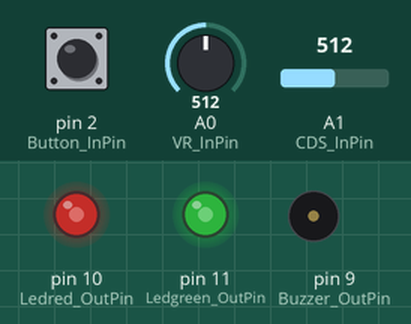
Bench run of a sketch on a simulated Arduino Uno, built with avr-gcc and run on an emulated ATmega328P. Parts: output pins drawn as LEDs (lit = HIGH), buzzer (waves = sounding). The inputs (shaded band) are chosen by the test bench; at power-on: pin 2 (Button_InPin) LOW, A0 (VR_InPin) = 512, A1 (CDS_InPin) = 512. Pins used as bus, display or sensor lines are not drawn.

Above: at 1.2 s.
1.3 s: pin 2 (Button_InPin) pulled HIGH for 0.15 s
At 4.2 s:
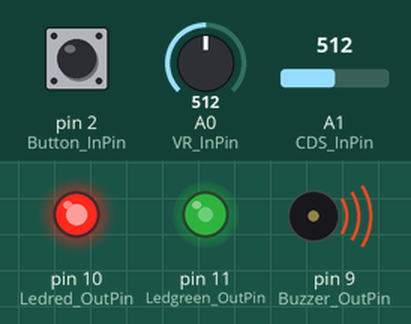
4.3 s: A0 (VR_InPin) set to 716
7.3 s: A1 (CDS_InPin) set to 306
At 10.1 s:
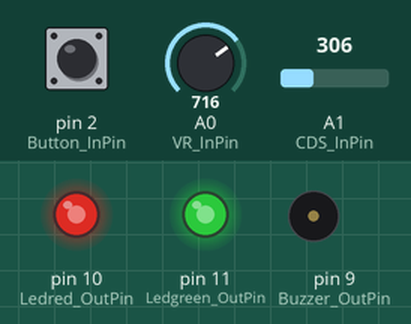
10.3 s: A0 (VR_InPin) set to 900
At 10.9 s:
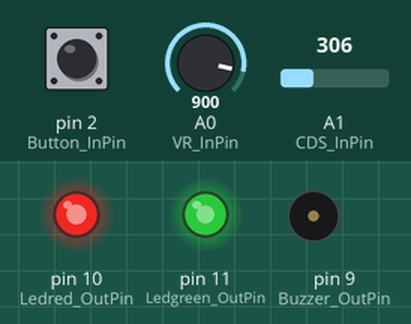
11.8 s: A1 (CDS_InPin) set to 122
At 13.0 s:
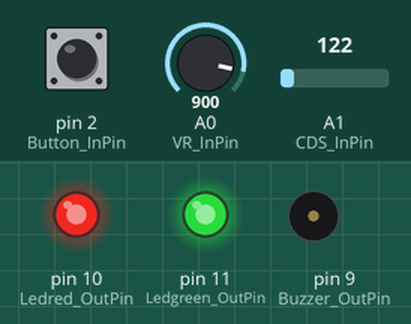
13.3 s: pin 2 (Button_InPin) pulled HIGH for 1 s
At 16.5 s:
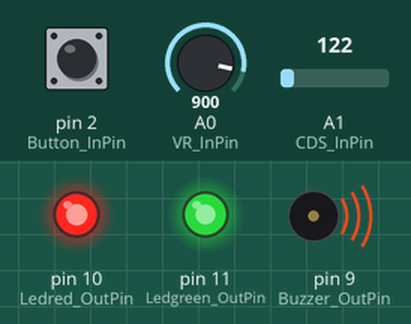
Timing chart, 0 to 17.3 s (numbered marks = the images above; inputs shaded):
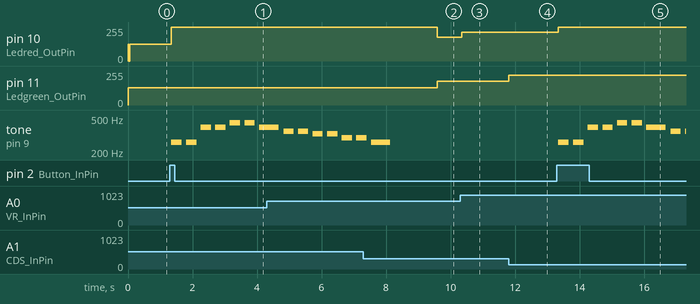

The sketch:

s4aboardtest.ino
```cpp
/*
  S4A sensor board testing sketch
  Input components: Light sensor, microphone, VR slide, Button
  Output components: Red Led, Green Led, Buzzer(speaker)

  Author: http://motoduino.com
  Description: S4A sensor board is suitable for arduino.
 */

// INPUT PIN
const int VR_InPin = A0;  // Analog input pin that the potentiometer is attached to
const int CDS_InPin = A1;  // Analog input pin that Light Sensor is attached to
const int MIC_InPin = A2;  // Analog input pin that the microphone is attached to
const int Button_InPin = 2;  // Analog input pin that the microphone is attached to

// OUTPUT PIN
const int Ledred_OutPin = 10; // Analog output pin that the RED LED is attached to
const int Ledgreen_OutPin = 11; // Analog output pin that the GREEN LED is attached to
const int Buzzer_OutPin = 9; // Analog output pin that the Buzzer is attached to

int sensorValue = 0;        // value read from the pot
int outputValue = 0;        // value output to the PWM (analog out)

int length = 15; // the number of notes
char notes[] = "ccggaagffeeddc "; // a space represents a rest
int beats[] = { 1, 1, 1, 1, 1, 1, 2, 1, 1, 1, 1, 1, 1, 2, 4 };
int tempo = 300;
// variables will change:
int buttonState = 0;         // variable for reading the pushbutton status
char val;  // variable to receive data from the serial port(bluetooth)

void playTone(int tone, int duration) {
  for (long i = 0; i < duration * 1000L; i += tone * 2) {
    digitalWrite(Buzzer_OutPin, HIGH);
    delayMicroseconds(tone);
    digitalWrite(Buzzer_OutPin, LOW);
    delayMicroseconds(tone);
  }
}

void playNote(char note, int duration) {
  char names[] = { 'c', 'd', 'e', 'f', 'g', 'a', 'b', 'C' };
  int tones[] = { 1915, 1700, 1519, 1432, 1275, 1136, 1014, 956 };

  // play the tone corresponding to the note name
  for (int i = 0; i < 8; i++) {
    if (names[i] == note) {
      playTone(tones[i], duration);
    }
  }
}


void setup() {
  // initialize serial communications at 57600 bps:
  Serial.begin(57600);

  pinMode(Ledred_OutPin, OUTPUT);
  pinMode(Ledgreen_OutPin, OUTPUT);
  pinMode(Buzzer_OutPin, OUTPUT);

  // initialize the pushbutton pin as an input:
  pinMode(VR_InPin, INPUT);
  pinMode(CDS_InPin, INPUT);
  pinMode(MIC_InPin, INPUT);
  pinMode(Button_InPin, INPUT);

}

void loop() {

  buttonState = digitalRead(Button_InPin);
  // check if the pushbutton is pressed.
  // if it is, the buttonState is HIGH:
  if (buttonState == HIGH) {
    // turn LED on:
    digitalWrite(Ledred_OutPin, HIGH);
    // Buzzer testing
      for (int i = 0; i < length; i++) {
      if (notes[i] == ' ') {
        delay(beats[i] * tempo); // rest
      } else {
        playNote(notes[i], beats[i] * tempo);
      }

      // pause between notes
      delay(tempo / 2);
    }

  }
  else {
    // turn LED off:
    digitalWrite(Ledred_OutPin, LOW);
  }

  // Test VR
  // read the analog in value:
  sensorValue = analogRead(VR_InPin);
  // map it to the range of the analog out:
  outputValue = map(sensorValue, 0, 1023, 0, 255);
  // change the analog out value:
  analogWrite(Ledred_OutPin, outputValue);


  // Light sensor testing
  // read the analog in value:
  sensorValue = analogRead(CDS_InPin);
  // map it to the range of the analog out:
  outputValue = map(sensorValue, 0, 1023, 255, 0);
  // change the analog out value:
  analogWrite(Ledgreen_OutPin, outputValue);

  // microphone sensor testing
  // read the analog in value:
//  sensorValue = analogRead(MIC_InPin);
  // map it to the range of the analog out:
//  outputValue = map(sensorValue, 0, 1023, 0, 255);
  // change the analog out value:
//  analogWrite(Ledred_OutPin, outputValue);

  // print the results to the serial monitor:
//  Serial.print("sensor = " );
//  Serial.print(sensorValue);
//  Serial.print("\t output = ");
//  Serial.println(outputValue);

  // wait 10 milliseconds before the next loop
  // for the analog-to-digital converter to settle
  // after the last reading:
  delay(10);
}
```

Measured:
- after the input at 1.3 s, pin 10 (Ledred_OutPin): 125/255 → 255/255 at once; tone on pin 9 (Buzzer_OutPin): plays 260 Hz for 0.32 s, 260 Hz for 0.32 s, 391 Hz for 0.32 s, 391 Hz for 0.32 s, 438 Hz for 0.32 s, 438 Hz for 0.32 s … (7 notes in this stretch), starting at once
- after the input at 7.3 s, pin 11 (Ledgreen_OutPin): 128/255 → 179/255 after 2.3 s
- after the input at 10.3 s, pin 10 (Ledred_OutPin): 178/255 → 217/255 at once
- after the input at 11.8 s, pin 11 (Ledgreen_OutPin): 179/255 → 225/255 at once
- after the input at 13.3 s, pin 10 (Ledred_OutPin): 217/255 → 255/255 at once; tone on pin 9 (Buzzer_OutPin): plays 260 Hz for 0.32 s, 260 Hz for 0.32 s, 391 Hz for 0.32 s, 391 Hz for 0.32 s, 438 Hz for 0.32 s, 438 Hz for 0.32 s … (9 notes in this stretch), starting at once
